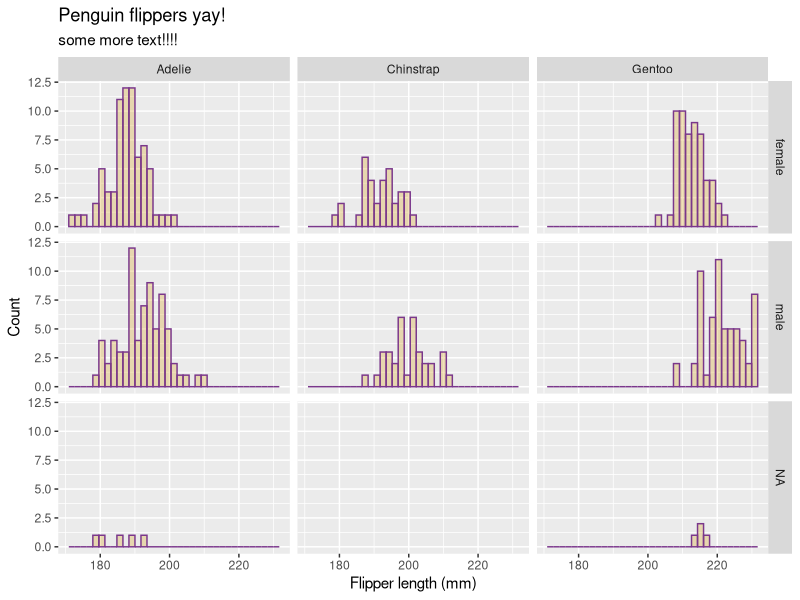
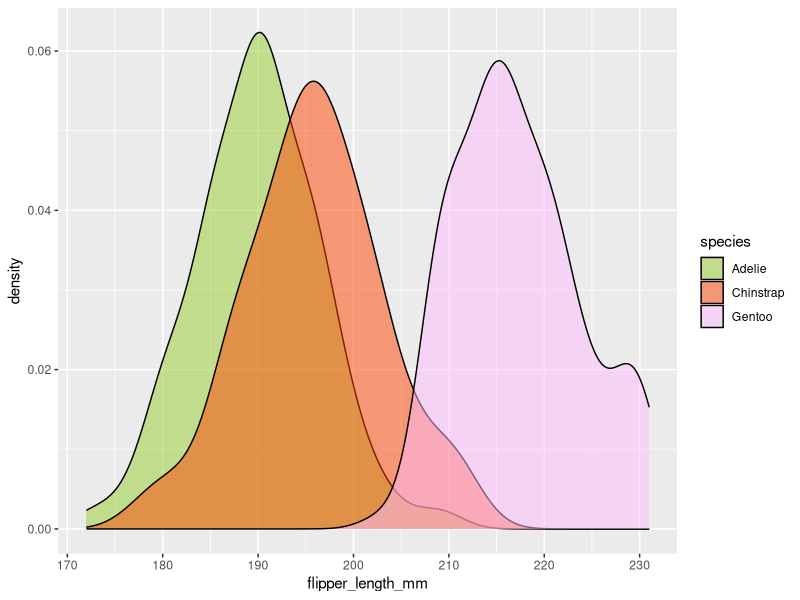
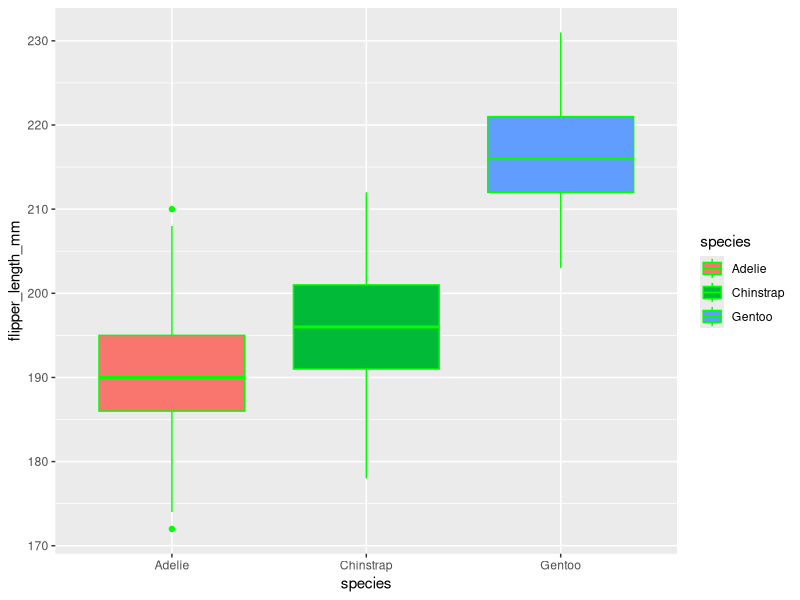
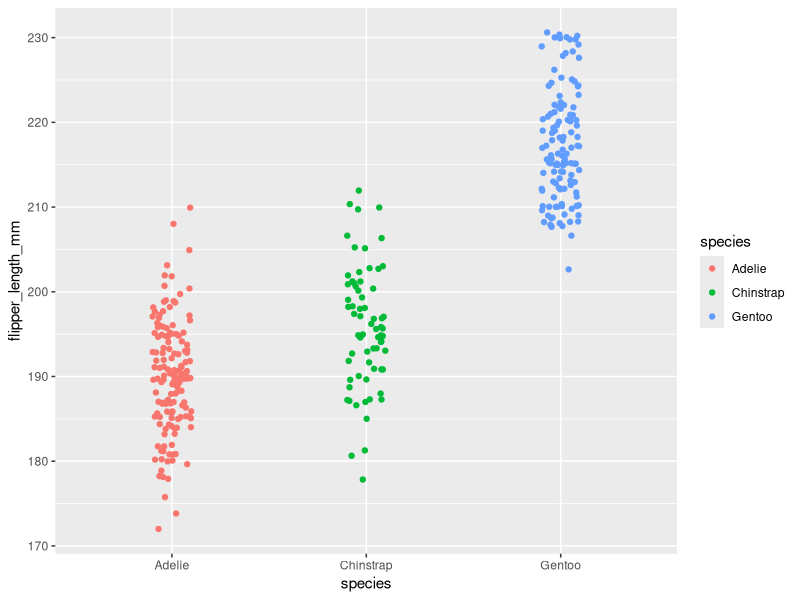
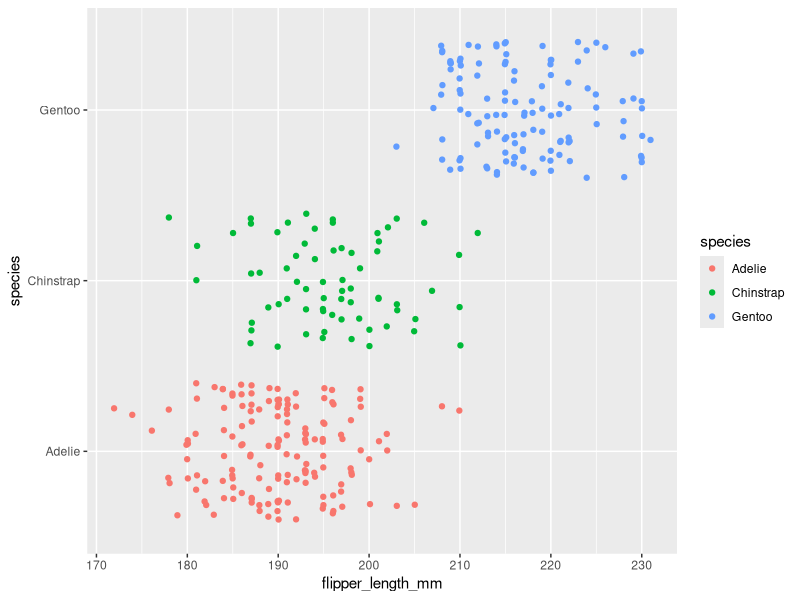

Write R code to recreate these figures, in order. (Note: this script raises an error after producing the figures.)
## First load the libraries (they have been installed for you) ----------------
library(ggplot2)
library(tidyr) # Since we used tidyr at one point to drop nas!
library(palmerpenguins) # This package contains the dataset (called penguins) we want to plot


## We next want to look at our data. 
# Think: Is this something we need to do for ourselves to write our code, or something we 
##  need to preserve indefinitely that will always happen when we run this script? 

head(penguins)
#View(penguins)

## Visualizing numeric distributions ------------------------------------------
# Specifically, flipper_length_mm

## Histogram


# What you COULD do to remove NAs from sex before plotting, then plot with the variable penguins_nona_sex
#penguins %>% 
#  tidyr::drop_na(sex) -> penguins_nona_sex

# use the penguins dataset
ggplot(penguins) +
  # puts flipper_length_mm on the x axis
  aes(x = flipper_length_mm) +
  # draw and style a histogram
  geom_histogram(bins = 35, color = "mediumorchid4", fill = "goldenrod", alpha = 0.3) + 
  # Add some labels
  labs(x = "Flipper length (mm)", 
       y = "Count",
       title = "Penguin flippers yay!", 
       subtitle = "some more text!!!!") +
  # Make separate panels ("facets") for each combination of sex and species 
  # sex/species are other columns in the data, but faceting uniquely does NOT REQUIRE USING aes()
  facet_grid(sex~species)


## Density
ggplot(penguins) +
  aes(x = flipper_length_mm, fill = species) +
  geom_density(alpha = 0.5) +
  # set three custom FILLs for the 3 species (in alphabetical order)
  scale_fill_manual(values = c("olivedrab3", "orangered1", "plum1")   )
  


## Boxplot and/or violin plot
ggplot(penguins) + 
  aes(x = species, y = flipper_length_mm) + 
  geom_boxplot(color = "green", aes(fill = species))


## Strip plot
ggplot(penguins) + 
  aes(x = species, y = flipper_length_mm) + 
  #geom_point(color = "black") +
  geom_jitter(aes(color = species), width = 0.1)


ggplot(penguins) + 
  aes(y = species, x = flipper_length_mm) + 
  #geom_point(color = "black") +
  geom_jitter(aes(color = species), width = 0.1)

################# ENDED HERE ON TUESDAY 8/11/20 #########################

penguins %>%
  group_by(island) %>%
  tally()

penguins %>% count(island)

## Visualizing categorical distributions ------------------------------------------


## Barplot 

#### Should we use geom_bar() or geom_col() ? 
#### bar COUNTS for you like a histogram. col straight up plots the height of the data.


ggplot(penguins) + 
  aes(x = island) + 
  geom_bar(aes(fill = island)) +
  # when you work with an aesthetic fill but you want to OVERRIDE the default colors, use this!!!
  scale_fill_manual(values = c("red", "orange", "yellow")   )
  
# Make a barplot showing the distribution of sex in the dataset
# make the FILLS MAPPED TO SEX as: blue, red

# specify the dataset to plot from
ggplot(penguins) + 
  # map variables to plot
  aes(x = sex, fill = sex) +
  # make a barplot
  geom_bar() +
  # when you work with an aesthetic fill but you want to OVERRIDE the default colors, use this!!!
  scale_fill_manual(values = c("blue", "red")  )



## Demonstrate use of geom_col() as distinct from geom_bar()

# Literally count number of penguins per island, and save to new data frame variable
penguins %>% count(island) -> penguin_island_count

# Plot, with col FIRST then point
ggplot(penguin_island_count) +
  aes(x = island, y = n) + 
  geom_col(fill = "purple") + 
  geom_point(color = "hotpink", size = 10) + 
  labs(title = "col then point")

# Plot, with point FIRST then col
ggplot(penguin_island_count) +
  aes(x = island, y = n) + 
  geom_point(color = "hotpink", size = 10) +
  geom_col(fill = "purple", alpha =0.5) +
  labs(title = "point then col")

  # red orange yellow




## Visualizing relationships between numeric variables ------------------------------------------


## Scatterplot

# relationship between bill length and depth

ggplot(penguins) + 
  aes(x = bill_length_mm, y = bill_depth_mm, color = species) + 
  geom_point() +
  labs(x = "Bill length (mm)", y ="Bill depth (mm)") +
  scale_color_manual(values = c("red", "orange", "turquoise")   )


















